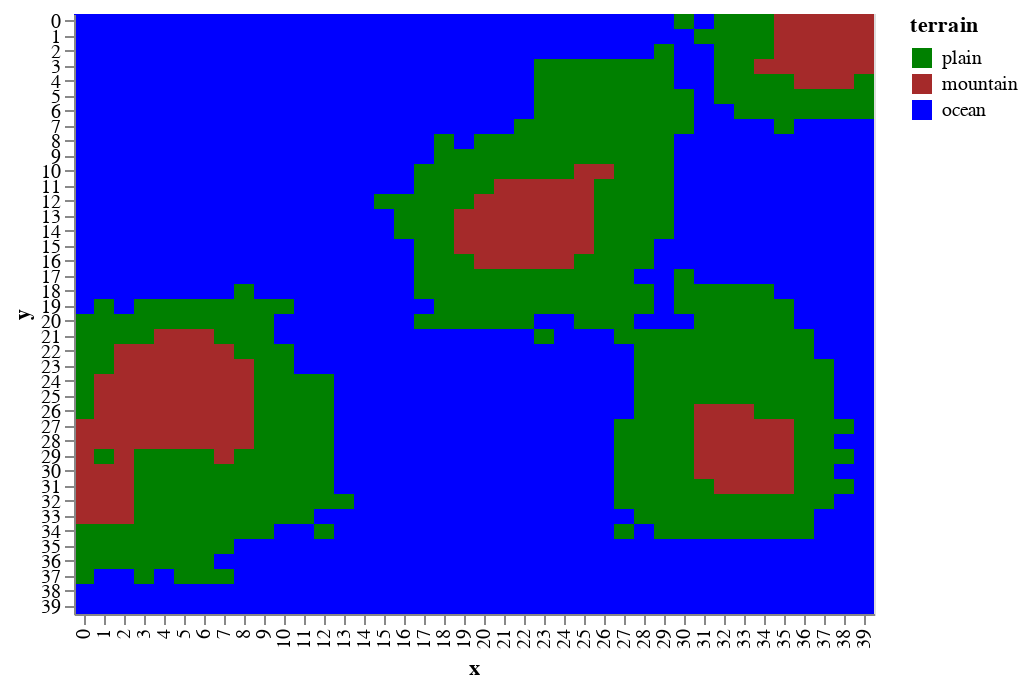

Notebook cell for this chart:
### Code cell
draw.drawTerrainTypes(geo_world.grid_elevation, geo_world.landscape)

### Figure 1 — Vega-Lite specification as saved in the notebook (floating-point values rounded to 4 significant figures; data arrays with more than 128 entries replaced by an {"elided": "..."} marker saying what was removed)
{"$schema": "https://vega.github.io/schema/vega-lite/v2.6.0.json", "config": {"view": {"height": 300, "width": 400}}, "data": {"name": "data-f5ecd7dacec61e1820eb6a48cfb8262c"}, "datasets": {"data-f5ecd7dacec61e1820eb6a48cfb8262c": {"elided": "1600 records"}}, "encoding": {"color": {"field": "terrain", "scale": {"domain": ["plain", "mountain", "ocean"], "range": ["green", "brown", "blue"]}, "type": "nominal"}, "x": {"field": "x", "type": "ordinal"}, "y": {"field": "y", "type": "ordinal"}}, "mark": "rect"}
